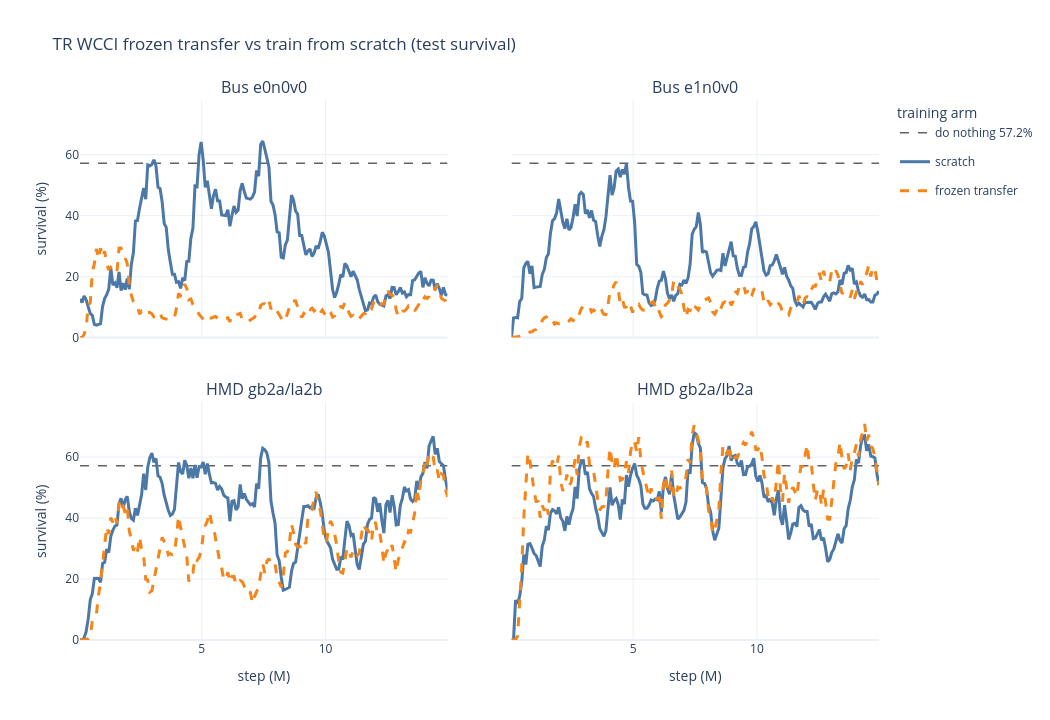

Notebook code cell kept with this figure:
### Markdown cell above
## Frozen vs scratch pairwise survival

Each panel compares the frozen-transfer run against the train-from-scratch run for one run type. The dashed horizontal line is the do-nothing survival reference at 57.2%.

### Code cell
DO_NOTHING_SURVIVAL_PCT = 57.2

ARM_COLORS = {"scratch": "#4C78A8", "frozen": "#F58518"}
ARM_DASHES = {"scratch": "solid", "frozen": "dash"}
DO_NOTHING_COLOR = "#5F6368"


def plot_frozen_vs_scratch_survival_subplots(split="test", do_nothing_survival_pct=DO_NOTHING_SURVIVAL_PCT):
    data = survival_curves[survival_curves["split"].eq(split)].copy()
    if data.empty:
        print(f"No survival curve data for split={split!r}")
        return None

    x_min = float(data["step_millions"].min(skipna=True))
    x_max = float(data["step_millions"].max(skipna=True))

    fig = make_subplots(
        rows=2,
        cols=2,
        shared_xaxes=True,
        shared_yaxes=True,
        horizontal_spacing=0.08,
        vertical_spacing=0.12,
        subplot_titles=[VARIANT_LABELS.get(variant, variant) for variant in VARIANT_ORDER],
    )

    for index, variant in enumerate(VARIANT_ORDER):
        row = index // 2 + 1
        col = index % 2 + 1

        fig.add_trace(
            go.Scatter(
                x=[x_min, x_max],
                y=[do_nothing_survival_pct, do_nothing_survival_pct],
                mode="lines",
                name="do nothing 57.2%",
                legendgroup="do_nothing",
                showlegend=(index == 0),
                line={"color": DO_NOTHING_COLOR, "dash": "dash", "width": 1.5},
                hovertemplate="do nothing survival=%{y:.1f}%<extra></extra>",
            ),
            row=row,
            col=col,
        )

        for arm in ARM_ORDER:
            meta_rows = catalog[
                catalog["variant"].astype(str).eq(variant)
                & catalog["arm"].astype(str).eq(arm)
            ].sort_values("seed")
            for _, meta in meta_rows.iterrows():
                run_data = data[data["run_name"].eq(meta["run_name"])].sort_values("step_millions")
                if run_data.empty:
                    continue
                fig.add_trace(
                    go.Scatter(
                        x=run_data["step_millions"],
                        y=run_data["survival_pct_smooth"],
                        mode="lines",
                        name=ARM_LABELS.get(arm, arm),
                        legendgroup=arm,
                        showlegend=(index == 0),
                        line={
                            "color": ARM_COLORS.get(arm),
                            "dash": ARM_DASHES.get(arm, "solid"),
                            "width": 3,
                        },
                        customdata=np.stack([
                            run_data["survival_pct"],
                            run_data["metric"].astype(str),
                            np.repeat(str(meta["run_name"]), len(run_data)),
                        ], axis=-1),
                        hovertemplate=(
                            f"<b>{VARIANT_LABELS.get(variant, variant)}</b><br>"
                            f"{ARM_LABELS.get(arm, arm)}<br>"
                            "run=%{customdata[2]}<br>"
                            "step=%{x:.2f}M<br>"
                            "smoothed survival=%{y:.2f}%<br>"
                            "raw survival=%{customdata[0]:.2f}%<br>"
                            "metric=%{customdata[1]}<extra></extra>"
                        ),
                    ),
                    row=row,
                    col=col,
                )

    y_max = float(data["survival_pct_smooth"].max(skipna=True) or 0.0)
    y_max = max(y_max, float(do_nothing_survival_pct))
    fig.update_yaxes(range=[0, max(60, y_max * 1.10)])
    fig.update_xaxes(title_text="step (M)", row=2, col=1)
    fig.update_xaxes(title_text="step (M)", row=2, col=2)
    fig.update_yaxes(title_text="survival (%)", row=1, col=1)
    fig.update_yaxes(title_text="survival (%)", row=2, col=1)
    fig.update_layout(
        title=f"TR WCCI frozen transfer vs train from scratch ({split} survival)",
        template="plotly_white",
        width=1050,
        height=720,
        hovermode="closest",
        legend_title="training arm",
    )
    save_figure(fig, f"tr_wcci_frozen_vs_scratch_{split}_survival_2x2")
    return maybe_show(fig)


plot_frozen_vs_scratch_survival_subplots("test")
print("done")

### Figure 1 — Plotly figure (JSON) as saved in the notebook; plotly's stock layout.template omitted (floating-point values rounded to 4 significant figures; data arrays with more than 128 entries replaced by an {"elided": "..."} marker saying what was removed)
{"data": [{"hovertemplate": "do nothing survival=%{y:.1f}%<extra></extra>", "legendgroup": "do_nothing", "line": {"color": "#5F6368", "dash": "dash", "width": 1.5}, "mode": "lines", "name": "do nothing 57.2%", "showlegend": true, "type": "scatter", "x": [0.08294, 14.93], "xaxis": "x", "y": [57.2, 57.2], "yaxis": "y"}, {"customdata": {"elided": "180x3 mixed values"}, "hovertemplate": "<b>Bus e0n0v0</b><br>scratch<br>run=%{customdata[2]}<br>step=%{x:.2f}M<br>smoothed survival=%{y:.2f}%<br>raw survival=%{customdata[0]:.2f}%<br>metric=%{customdata[1]}<extra></extra>", "legendgroup": "scratch", "line": {"color": "#4C78A8", "dash": "solid", "width": 3}, "mode": "lines", "name": "scratch", "showlegend": true, "type": "scatter", "x": {"elided": "180 float values"}, "xaxis": "x", "y": {"elided": "180 float values"}, "yaxis": "y"}, {"customdata": {"elided": "180x3 mixed values"}, "hovertemplate": "<b>Bus e0n0v0</b><br>frozen transfer<br>run=%{customdata[2]}<br>step=%{x:.2f}M<br>smoothed survival=%{y:.2f}%<br>raw survival=%{customdata[0]:.2f}%<br>metric=%{customdata[1]}<extra></extra>", "legendgroup": "frozen", "line": {"color": "#F58518", "dash": "dash", "width": 3}, "mode": "lines", "name": "frozen transfer", "showlegend": true, "type": "scatter", "x": {"elided": "180 float values"}, "xaxis": "x", "y": {"elided": "180 float values"}, "yaxis": "y"}, {"hovertemplate": "do nothing survival=%{y:.1f}%<extra></extra>", "legendgroup": "do_nothing", "line": {"color": "#5F6368", "dash": "dash", "width": 1.5}, "mode": "lines", "name": "do nothing 57.2%", "showlegend": false, "type": "scatter", "x": [0.08294, 14.93], "xaxis": "x2", "y": [57.2, 57.2], "yaxis": "y2"}, {"customdata": {"elided": "180x3 mixed values"}, "hovertemplate": "<b>Bus e1n0v0</b><br>scratch<br>run=%{customdata[2]}<br>step=%{x:.2f}M<br>smoothed survival=%{y:.2f}%<br>raw survival=%{customdata[0]:.2f}%<br>metric=%{customdata[1]}<extra></extra>", "legendgroup": "scratch", "line": {"color": "#4C78A8", "dash": "solid", "width": 3}, "mode": "lines", "name": "scratch", "showlegend": false, "type": "scatter", "x": {"elided": "180 float values"}, "xaxis": "x2", "y": {"elided": "180 float values"}, "yaxis": "y2"}, {"customdata": {"elided": "180x3 mixed values"}, "hovertemplate": "<b>Bus e1n0v0</b><br>frozen transfer<br>run=%{customdata[2]}<br>step=%{x:.2f}M<br>smoothed survival=%{y:.2f}%<br>raw survival=%{customdata[0]:.2f}%<br>metric=%{customdata[1]}<extra></extra>", "legendgroup": "frozen", "line": {"color": "#F58518", "dash": "dash", "width": 3}, "mode": "lines", "name": "frozen transfer", "showlegend": false, "type": "scatter", "x": {"elided": "180 float values"}, "xaxis": "x2", "y": {"elided": "180 float values"}, "yaxis": "y2"}, {"hovertemplate": "do nothing survival=%{y:.1f}%<extra></extra>", "legendgroup": "do_nothing", "line": {"color": "#5F6368", "dash": "dash", "width": 1.5}, "mode": "lines", "name": "do nothing 57.2%", "showlegend": false, "type": "scatter", "x": [0.08294, 14.93], "xaxis": "x3", "y": [57.2, 57.2], "yaxis": "y3"}, {"customdata": {"elided": "180x3 mixed values"}, "hovertemplate": "<b>HMD gb2a/la2b</b><br>scratch<br>run=%{customdata[2]}<br>step=%{x:.2f}M<br>smoothed survival=%{y:.2f}%<br>raw survival=%{customdata[0]:.2f}%<br>metric=%{customdata[1]}<extra></extra>", "legendgroup": "scratch", "line": {"color": "#4C78A8", "dash": "solid", "width": 3}, "mode": "lines", "name": "scratch", "showlegend": false, "type": "scatter", "x": {"elided": "180 float values"}, "xaxis": "x3", "y": {"elided": "180 float values"}, "yaxis": "y3"}, {"customdata": {"elided": "180x3 mixed values"}, "hovertemplate": "<b>HMD gb2a/la2b</b><br>frozen transfer<br>run=%{customdata[2]}<br>step=%{x:.2f}M<br>smoothed survival=%{y:.2f}%<br>raw survival=%{customdata[0]:.2f}%<br>metric=%{customdata[1]}<extra></extra>", "legendgroup": "frozen", "line": {"color": "#F58518", "dash": "dash", "width": 3}, "mode": "lines", "name": "frozen transfer", "showlegend": false, "type": "scatter", "x": {"elided": "180 float values"}, "xaxis": "x3", "y": {"elided": "180 float values"}, "yaxis": "y3"}, {"hovertemplate": "do nothing survival=%{y:.1f}%<extra></extra>", "legendgroup": "do_nothing", "line": {"color": "#5F6368", "dash": "dash", "width": 1.5}, "mode": "lines", "name": "do nothing 57.2%", "showlegend": false, "type": "scatter", "x": [0.08294, 14.93], "xaxis": "x4", "y": [57.2, 57.2], "yaxis": "y4"}, {"customdata": {"elided": "180x3 mixed values"}, "hovertemplate": "<b>HMD gb2a/lb2a</b><br>scratch<br>run=%{customdata[2]}<br>step=%{x:.2f}M<br>smoothed survival=%{y:.2f}%<br>raw survival=%{customdata[0]:.2f}%<br>metric=%{customdata[1]}<extra></extra>", "legendgroup": "scratch", "line": {"color": "#4C78A8", "dash": "solid", "width": 3}, "mode": "lines", "name": "scratch", "showlegend": false, "type": "scatter", "x": {"elided": "180 float values"}, "xaxis": "x4", "y": {"elided": "180 float values"}, "yaxis": "y4"}, {"customdata": {"elided": "180x3 mixed values"}, "hovertemplate": "<b>HMD gb2a/lb2a</b><br>frozen transfer<br>run=%{customdata[2]}<br>step=%{x:.2f}M<br>smoothed survival=%{y:.2f}%<br>raw survival=%{customdata[0]:.2f}%<br>metric=%{customdata[1]}<extra></extra>", "legendgroup": "frozen", "line": {"color": "#F58518", "dash": "dash", "width": 3}, "mode": "lines", "name": "frozen transfer", "showlegend": false, "type": "scatter", "x": {"elided": "180 float values"}, "xaxis": "x4", "y": {"elided": "180 float values"}, "yaxis": "y4"}], "layout": {"annotations": [{"font": {"size": 16}, "showarrow": false, "text": "Bus e0n0v0", "x": 0.23, "xanchor": "center", "xref": "paper", "y": 1, "yanchor": "bottom", "yref": "paper"}, {"font": {"size": 16}, "showarrow": false, "text": "Bus e1n0v0", "x": 0.77, "xanchor": "center", "xref": "paper", "y": 1, "yanchor": "bottom", "yref": "paper"}, {"font": {"size": 16}, "showarrow": false, "text": "HMD gb2a/la2b", "x": 0.23, "xanchor": "center", "xref": "paper", "y": 0.44, "yanchor": "bottom", "yref": "paper"}, {"font": {"size": 16}, "showarrow": false, "text": "HMD gb2a/lb2a", "x": 0.77, "xanchor": "center", "xref": "paper", "y": 0.44, "yanchor": "bottom", "yref": "paper"}], "height": 720, "hovermode": "closest", "legend": {"title": {"text": "training arm"}}, "title": {"text": "TR WCCI frozen transfer vs train from scratch (test survival)"}, "width": 1050, "xaxis": {"anchor": "y", "domain": [0, 0.46], "matches": "x3", "showticklabels": false}, "xaxis2": {"anchor": "y2", "domain": [0.54, 1], "matches": "x4", "showticklabels": false}, "xaxis3": {"anchor": "y3", "domain": [0, 0.46], "title": {"text": "step (M)"}}, "xaxis4": {"anchor": "y4", "domain": [0.54, 1], "title": {"text": "step (M)"}}, "yaxis": {"anchor": "x", "domain": [0.56, 1], "range": [0, 77.94], "title": {"text": "survival (%)"}}, "yaxis2": {"anchor": "x2", "domain": [0.56, 1], "matches": "y", "range": [0, 77.94], "showticklabels": false}, "yaxis3": {"anchor": "x3", "domain": [0, 0.44], "range": [0, 77.94], "title": {"text": "survival (%)"}}, "yaxis4": {"anchor": "x4", "domain": [0, 0.44], "matches": "y3", "range": [0, 77.94], "showticklabels": false}}}
